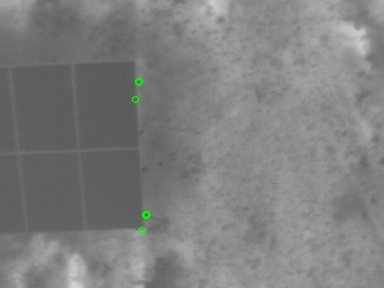

The Python source for this figure:
import numpy as np
import cv2
from matplotlib import pyplot as plt

img = cv2.imread('1.jpg', 0)

# Initiate STAR detector
orb = cv2.ORB_create()

# find the keypoints with ORB
kp = orb.detect(img,None)

# compute the descriptors with ORB
kp, des = orb.compute(img, kp)

# draw only keypoints location,not size and orientation
dummy = np.zeros((1,1))
img2 = cv2.drawKeypoints(img, kp, dummy, color=(0,255,0), flags=0)

cv2.imwrite("orb.jpg", img2)
